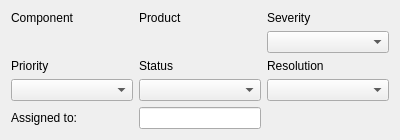
<?xml version="1.0" encoding="UTF-8"?>
<ui version="4.0">
 <class>BugzillaDetails</class>
 <widget class="QWidget" name="BugzillaDetails">
  <property name="geometry">
   <rect>
    <x>0</x>
    <y>0</y>
    <width>400</width>
    <height>120</height>
   </rect>
  </property>
  <property name="windowTitle">
   <string>Form</string>
  </property>
  <layout class="QGridLayout" name="gridLayout">
   <item row="0" column="0">
    <widget class="QLabel" name="componentLabel">
     <property name="text">
      <string>Component</string>
     </property>
    </widget>
   </item>
   <item row="1" column="0">
    <widget class="QLabel" name="componentText">
     <property name="font">
      <font>
       <weight>75</weight>
       <bold>true</bold>
      </font>
     </property>
     <property name="text">
      <string/>
     </property>
    </widget>
   </item>
   <item row="0" column="1">
    <widget class="QLabel" name="productLabel">
     <property name="text">
      <string>Product</string>
     </property>
    </widget>
   </item>
   <item row="1" column="1">
    <widget class="QLabel" name="productText">
     <property name="font">
      <font>
       <weight>75</weight>
       <bold>true</bold>
      </font>
     </property>
     <property name="text">
      <string/>
     </property>
    </widget>
   </item>
   <item row="0" column="2">
    <widget class="QLabel" name="severityLabel">
     <property name="text">
      <string>Severity</string>
     </property>
    </widget>
   </item>
   <item row="1" column="2">
    <widget class="QComboBox" name="severityCombo"/>
   </item>
   <item row="2" column="0">
    <widget class="QLabel" name="priorityLabel">
     <property name="text">
      <string>Priority</string>
     </property>
    </widget>
   </item>
   <item row="3" column="0">
    <widget class="QComboBox" name="priorityCombo"/>
   </item>
   <item row="2" column="1">
    <widget class="QLabel" name="statusLabel">
     <property name="text">
      <string>Status</string>
     </property>
    </widget>
   </item>
   <item row="3" column="1">
    <widget class="QComboBox" name="statusCombo"/>
   </item>
   <item row="3" column="2">
    <widget class="QComboBox" name="resolutionCombo"/>
   </item>
   <item row="2" column="2">
    <widget class="QLabel" name="resolutionLabel">
     <property name="text">
      <string>Resolution</string>
     </property>
    </widget>
   </item>
   <item row="4" column="0">
    <widget class="QLabel" name="assignedToLabel">
     <property name="text">
      <string>Assigned to:</string>
     </property>
    </widget>
   </item>
   <item row="4" column="1">
    <widget class="QLineEdit" name="assignedToEdit">
     <property name="sizePolicy">
      <sizepolicy hsizetype="Preferred" vsizetype="Fixed">
       <horstretch>0</horstretch>
       <verstretch>0</verstretch>
      </sizepolicy>
     </property>
    </widget>
   </item>
  </layout>
 </widget>
 <resources/>
 <connections/>
</ui>
